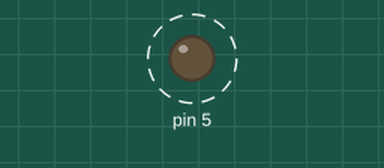
This sketch was run on a simulated Arduino Uno, built with avr-gcc and run on an emulated ATmega328P. Parts: output pins drawn as LEDs (lit = HIGH). Dashed ring = blinking.

Above: at 0.05 s.
Timing chart, 0 to 3.0 s (numbered marks = the images above):
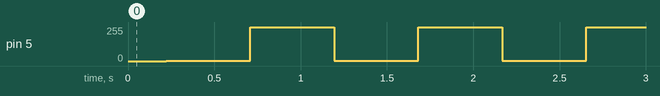

The sketch:

2_1_Synthesizing_A_Signal.ino
```cpp
const double pi = 3.141593;
const long INTERVAL = 3800;
long timeNow = 0;
int i = -127;

// taylor sin is a general purpose sin function
// EEbug sin is the one we want
double taylorSin(float x);
int EEEBugSin(int x);

void setup() {
  // Initialize Serial port
  Serial.begin(9600);

  // Set pin 5 as an output pin
  pinMode(5, OUTPUT);

}

void loop() {

  // do nothing while the time is less than this var
  while( micros() < timeNow );

  // add an interval of time to wait/delay for
  timeNow += INTERVAL;

  // PWM write the value to the pin
  analogWrite(5, EEEBugSin(i));
//  Serial.println(EEEBugSin(i));

  // increment i
  i++;
  if(i > 127){
    i = -128;
  }

}


// Define functions
double taylorSin(float x){
    double acc = 0;
    double fact, exp;
    int sign = 1;

    for (int i=0; i<5; i++){
        if(i == 0){
            fact = 1;
            exp = x;
        } else {
            fact *= 2*i*(2*i +1);
            exp *= x*x;
            sign *= -1;
        }
        acc += ( sign / fact * exp );
    }
    return acc;
}

// use the built in sin function instead
int EEEBugSin(int x){
  return 127 * sin(pi/128 * x) + 128;
//  return 127 * taylorSin(pi/128 * (float)x) + 128;
}
```

Measured:
- by itself, pin 5: alternates 254/255 for 0.49 s and 1/255 for 0.49 s
